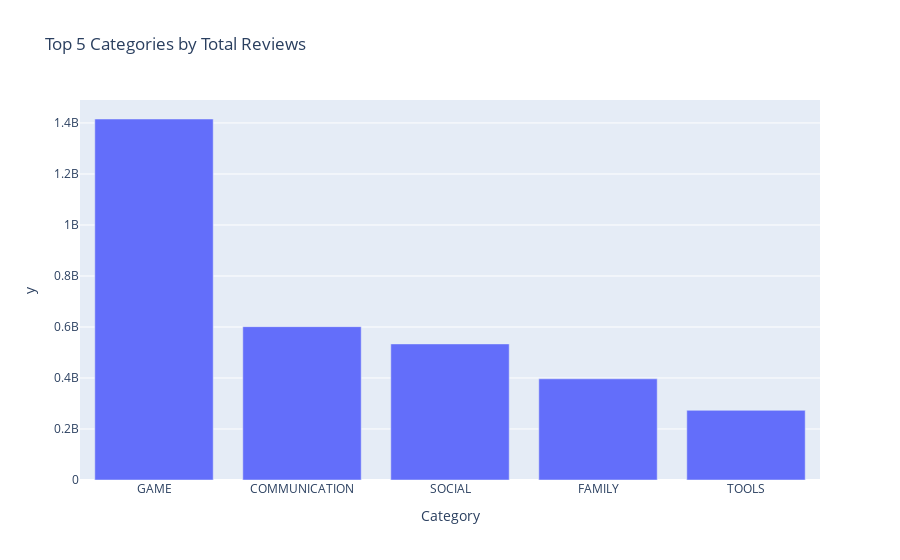

Notebook cell for this chart:
### Code cell
fig1 = px.bar(
    top_5_df,
    x = top_5_df.index,
    y = top_5_df.values,
    title = "Top 5 Categories by Total Reviews",
)

pio.show(fig1)

### Figure 1 — Plotly figure (JSON) as saved in the notebook; plotly's stock layout.template omitted (floating-point values rounded to 4 significant figures)
{"data": [{"hovertemplate": "Category=%{x}<br>y=%{y}<extra></extra>", "legendgroup": "", "marker": {"color": "#636efa", "pattern": {"shape": ""}}, "name": "", "orientation": "v", "showlegend": false, "textposition": "auto", "type": "bar", "x": ["GAME", "COMMUNICATION", "SOCIAL", "FAMILY", "TOOLS"], "xaxis": "x", "y": [1415533878, 601273091, 533576498, 396768720, 273184168], "yaxis": "y"}], "layout": {"barmode": "relative", "legend": {"tracegroupgap": 0}, "title": {"text": "Top 5 Categories by Total Reviews"}, "xaxis": {"anchor": "y", "domain": [0, 1], "title": {"text": "Category"}}, "yaxis": {"anchor": "x", "domain": [0, 1], "title": {"text": "y"}}}}
